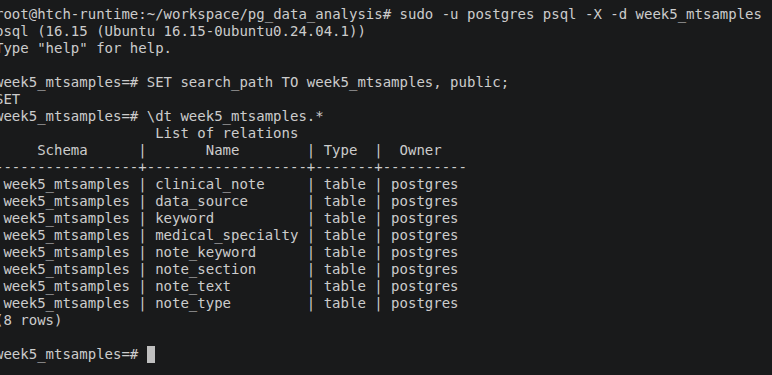
#> input picture evidence/shot1.png, 772 x 375 px
$ python -i capture_vscode.py   (imports and definitions only)
#> lines starting #> are read from the running program, lines starting #| are printed output that depends on the picture; after the words box and inside, x2 and y2 are one past the last pixel; in counts of white or black regions, pixels touching at a corner belong together
#!/usr/bin/env python3
"""Capture real VS Code integrated-terminal screenshots for the Week 5 evidence.

Prerequisites (done once, by hand): VS Code installed, Xvfb running on :99
(2200x1200), VS Code open on the project folder with the terminal panel
maximized and both side bars hidden, terminal font 11px (see
~/.config/Code/User/settings.json).

For every section the script types, at a fresh psql prompt:
  the section's query (or meta-command) exactly as stored in
  evidence/vscode_type/sN.txt, and screenshots the display with `import`.
  The terminal shows the local-style prompt (deepthi:~/PostgreSQL_Data_Analysis$,
  the user's name and the project folder, no cloud hostname) before the query,
  then the query and its output: the database search_path is set permanently
  on the database itself (ALTER DATABASE ... SET search_path), so no SET line
  is typed; psql is started with the prompt set to the local-style prompt
  (PROMPT1) and an empty continuation prompt (PROMPT2), and the screen is
  cleared inside psql (`\\! clear`) before the query is typed, so the shell
  command and startup text are gone. Each screenshot is then cropped tightly
  to the terminal text: no window chrome, no panel header, no status bar, no
  empty space. The terminal output itself is live psql output from the real
  database, not a rendering.

Output: evidence/shot1.png ... evidence/shot10.png, evidence/shot4a.png,
evidence/shot4b.png (overwriting the earlier PIL renderings, which remain
in git history).
"""
import subprocess
import sys
import time
from pathlib import Path

ROOT = Path(__file__).resolve().parent
TYPE_DIR = ROOT / "evidence" / "vscode_type"
OUT_DIR = ROOT / "evidence"

DISPLAY = ":99"
# terminal text area in the 2200x1200 display (below the panel header,
# above the status bar, right of the activity bar). Left edge 60 so the
# first character of a prompt-less line is never clipped; right edge 2080
# to exclude the terminal scrollbar, which would otherwise stretch the
# crop to the full panel width/height.
REGION = (60, 70, 2080, 1180)
MARGIN = 12

PSQL_CMD = "sudo -u postgres psql -X -d week5_mtsamples --set=PROMPT1='deepthi:~/PostgreSQL_Data_Analysis$ ' --set=PROMPT2="
# NOTE: no -q. Quiet mode suppresses the DO-block "DO" tag, so the validation
# screenshot would show the checks but not the pass confirmation. The startup
# banner is erased by the \\! clear below, so -q is not needed. The prompt is
# the local-style prompt (user deepthi, project folder) so each screenshot
# shows the terminal and command path; the database prompt week5_mtsamples=#
# never appears.

# section file -> output image
SECTIONS = [
    ("s1", "shot1.png"), ("s2", "shot2.png"), ("s3", "shot3.png"),
    ("s4a", "shot4a.png"), ("s4b", "shot4b.png"),
    ("s5", "shot5.png"), ("s6", "shot6.png"), ("s7", "shot7.png"),
    ("s8", "shot8.png"), ("s9", "shot9.png"), ("s10", "shot10.png"),
]


def sh(*args, check=True):
    return subprocess.run(args, check=check, capture_output=True, text=True)


def xdotool(*args):
    sh("xdotool", *args)


def window_id():
    out = sh("xdotool", "search", "--name", "Visual Studio Code").stdout
    return out.splitlines()[0].strip()


def type_text(text, delay=12):
    xdotool("type", "--delay", str(delay), text)


def type_file(path, delay=10):
    sh("xdotool", "type", "--delay", str(delay), "--file", str(path))


def key(k):
    xdotool("key", k)


def crop_terminal(src, dst):
#> called with src = 'evidence/shot1.png', dst = 'out.png'
    import numpy as np
    from PIL import Image
    im = Image.open(src).convert("RGB")
#> im is the input picture: PIL image 772x375 RGB; mean R, G, B 34.9, 35.9, 36.8
    region = im.crop(REGION)
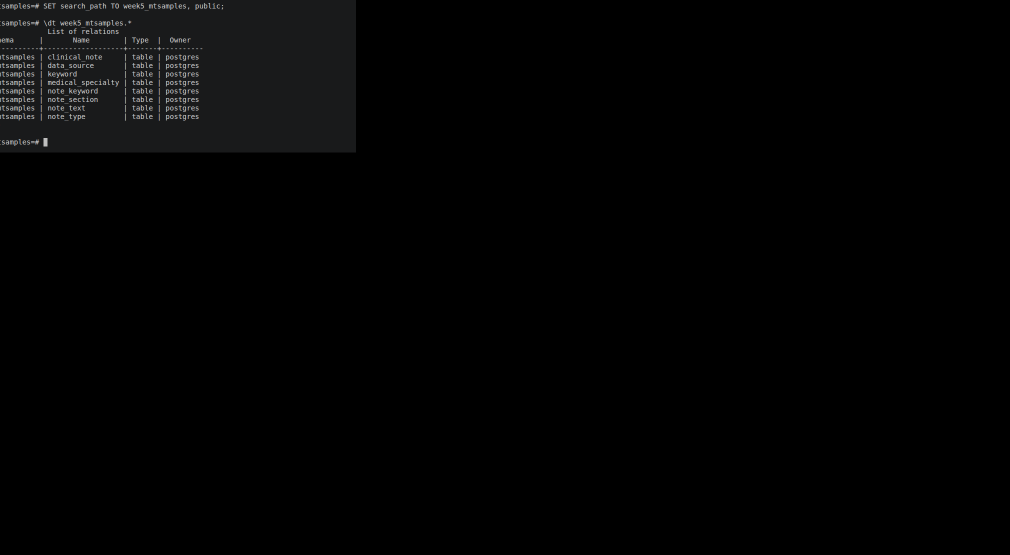
#> region: PIL image 2020x1110 RGB (shown at 1/2 size); mean R, G, B 3.3, 3.3, 3.4
    arr = np.asarray(region.convert("L"))
    bright = arr > 60
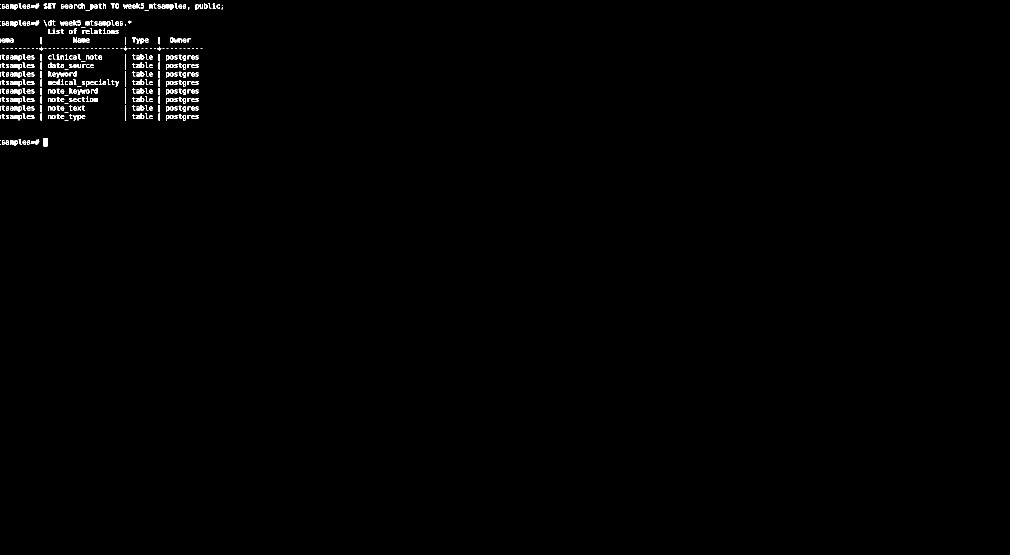
#> bright: shape (1110, 2020) bool (shown at 1/2 size); 0.67% white in thin lines or dots, all inside (x1, y1, x2, y2) = (0, 6, 446, 293)
    # A text row/column has many bright pixels; a stray border pixel has
    # almost none. Thresholds keep isolated specks out of the bounding box.
    row_has = bright.sum(axis=1) > 10
    col_has = bright.sum(axis=0) > 3
    rows = np.nonzero(row_has)[0]
#> rows = 181 values from 6 to 288
    cols = np.nonzero(col_has)[0]
#> cols = 370 values from 0 to 445
    if len(rows) == 0 or len(cols) == 0:
        raise RuntimeError(f"no terminal text found in {src}")
    x0 = max(0, int(cols[0]) - MARGIN)
#> x0 = 0
    y0 = max(0, int(rows[0]) - MARGIN)
#> y0 = 0
    x1 = min(region.width, int(cols[-1]) + MARGIN + 1)
#> x1 = 458
    y1 = min(region.height, int(rows[-1]) + MARGIN + 1)
#> y1 = 301
    cropped = region.crop((x0, y0, x1, y1))
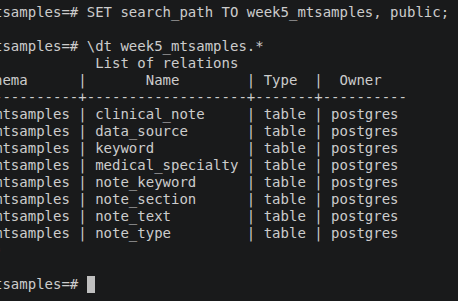
#> cropped: PIL image 458x301 RGB; mean R, G, B 38.5, 39.5, 40.3
    cropped.save(dst)
    print(f"wrote {dst} ({cropped.width}x{cropped.height})")
#| wrote out.png (458x301)


# [54 lines left out: functions screenshot, main, not called in this run]


# [2 lines not run here, left out]

>>> result = crop_terminal('evidence/shot1.png', 'out.png')

$ run again, on evidence/shot4.png
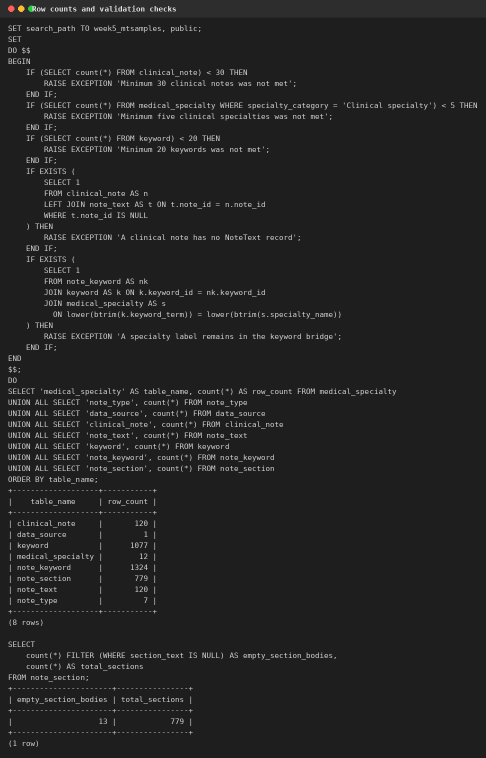
#> input picture evidence/shot4.png, 971 x 1516 px (shown at 1/2 size)
#> in crop_terminal, im is the input picture: PIL image 971x1516 RGB; mean R, G, B 35.4, 35.4, 35.3
#> in crop_terminal, `bright = arr > 60`:
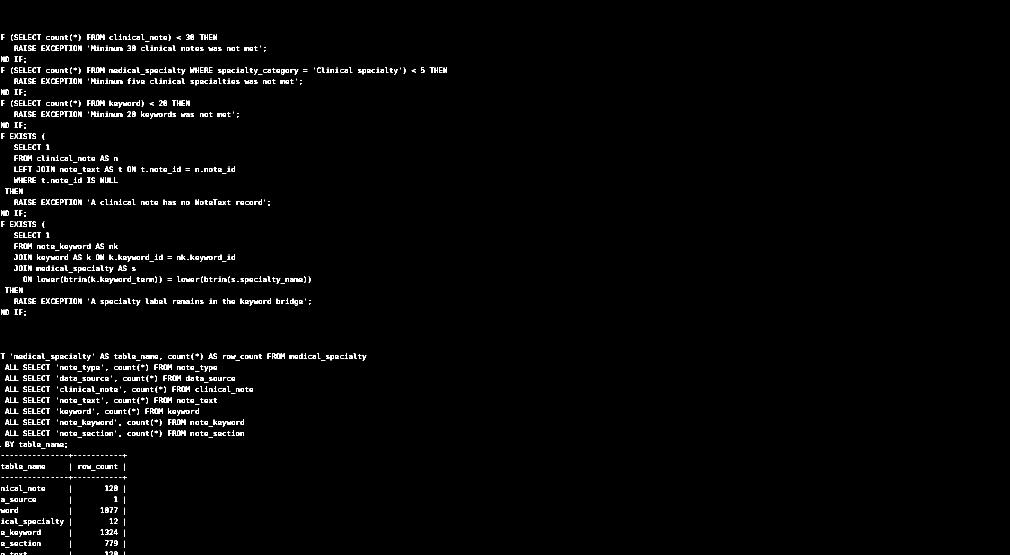
#> bright: shape (1110, 2020) bool (shown at 1/2 size); 1.9% white in thin lines or dots, all inside (x1, y1, x2, y2) = (0, 69, 894, 1110)
#> rows = 493 values from 69 to 1109
#> cols = 697 values from 1 to 893
#> x0 = 0
#> y0 = 57
#> x1 = 906
#> y1 = 1110
#> in crop_terminal, `cropped = region.crop((x0, y0, x1, y1))`:
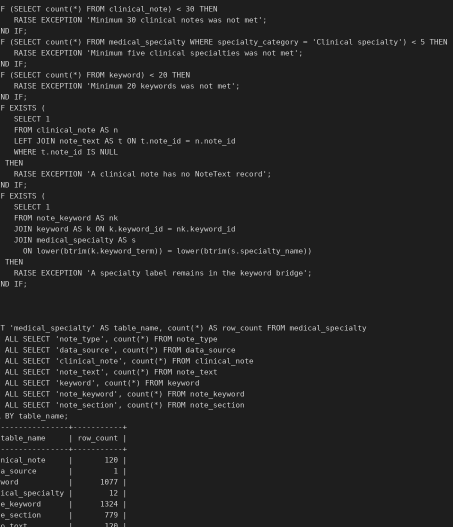
#> cropped: PIL image 906x1053 RGB (shown at 1/2 size); min 30, max 212, mean 35.7
#| wrote out.png (906x1053)
